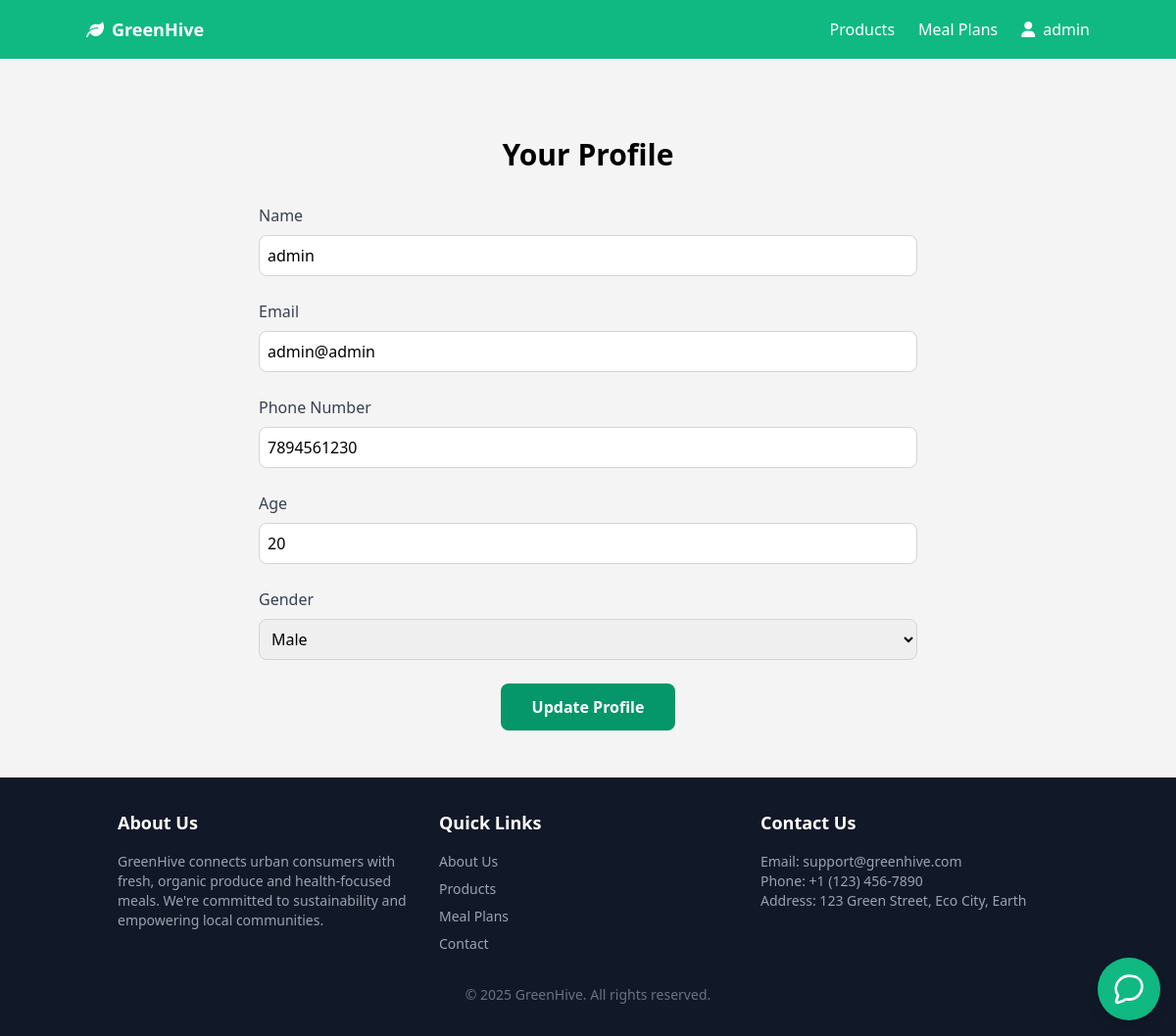
Page /customer/profile.php (signed in) on the committed database.
### tables this page shows
CREATE TABLE
    IF NOT EXISTS users (
        id INT AUTO_INCREMENT PRIMARY KEY,
        name VARCHAR(100) NOT NULL,
        email VARCHAR(100) UNIQUE NOT NULL,
        phone_number VARCHAR(15),
        age INT,
        gender ENUM ('Male', 'Female', 'Other'),
        role ENUM ('Customer', 'Farmer', 'Admin') DEFAULT 'Customer',
        password VARCHAR(255) NOT NULL,
        created_at TIMESTAMP DEFAULT CURRENT_TIMESTAMP
    );

### customer/profile.php (the view, shortened to what this page needs)
<?php
require_once __DIR__ . '/../includes/db_connect.php';
$user_id = $_SESSION['user_id'];
$stmt = $pdo->prepare("SELECT * FROM users WHERE id = ?");
$stmt->execute([$user_id]);
$user = $stmt->fetch();
include __DIR__ . '/../includes/header.php';
?>
<div class="container mx-auto px-6 lg:px-8 py-12">
    <h2 class="text-3xl font-bold text-center mb-8">Your Profile</h2>
    <div class="max-w-2xl mx-auto">
        <form action="" method="POST" class="space-y-6">
            <div>
                <label for="name" class="block text-gray-700 font-medium mb-2">Name</label>
                <input type="text" name="name" id="name" value="<?= htmlspecialchars($user['name']) ?>"
                       class="w-full p-2 border border-gray-300 rounded-lg" required>
            </div>
            <div>
                <label for="email" class="block text-gray-700 font-medium mb-2">Email</label>
                <input type="email" name="email" id="email" value="<?= htmlspecialchars($user['email']) ?>"
                       class="w-full p-2 border border-gray-300 rounded-lg" required>
            </div>
            <div>
                <label for="phone_number" class="block text-gray-700 font-medium mb-2">Phone Number</label>
                <input type="text" name="phone_number" id="phone_number" value="<?= htmlspecialchars($user['phone_number']) ?>"
                       class="w-full p-2 border border-gray-300 rounded-lg">
            </div>
            <div>
                <label for="age" class="block text-gray-700 font-medium mb-2">Age</label>
                <input type="number" name="age" id="age" value="<?= htmlspecialchars($user['age']) ?>"
                       class="w-full p-2 border border-gray-300 rounded-lg">
            </div>
            <div>
                <label for="gender" class="block text-gray-700 font-medium mb-2">Gender</label>
                <select name="gender" id="gender" class="w-full p-2 border border-gray-300 rounded-lg">
                    <option value="Male" <?= $user['gender'] === 'Male' ? 'selected' : '' ?>>Male</option>
                </select>
            </div>
            <div class="text-center">
                <button type="submit" class="bg-green-600 text-white px-8 py-3 rounded-lg font-semibold hover:bg-green-700 transition-colors">
                    Update Profile
                </button>
            </div>
        </form>
    </div>
</div>
<?php include __DIR__ . '/../includes/footer.php';  ?>

### assets/css/style.css (style rules this page uses)
* { margin: 0; padding: 0; box-sizing: border-box; }
body { font-family: Arial, sans-serif; line-height: 1.6; background-color: #f4f4f4; }

### rows in the picture
users: name "admin", email "admin@admin", phone_number "7894561230", age "20", gender "Male"

### other values in the picture
$_SESSION['user_name'] "admin"
